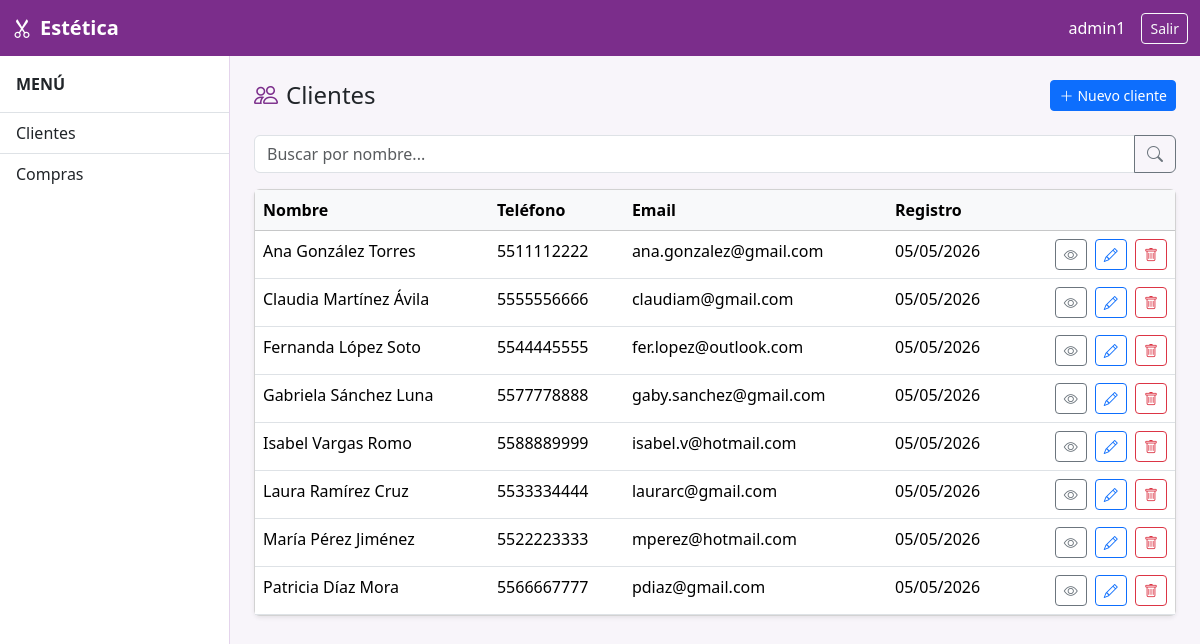
The app's page /clientes/ (signed in) with its own data.
### apps/clientes/models.py (models this page shows, shortened)
class Cliente(models.Model):
    nombre = models.CharField(max_length=50)
    telefono = models.CharField(max_length=50)
    email = models.CharField(max_length=100, blank=True)
    fecha_registro = models.DateTimeField(auto_now_add=True)
    activo = models.BooleanField(default=True)
    class Meta:
        verbose_name = 'Cliente'
        verbose_name_plural = 'Clientes'
        ordering = ['nombre']

### apps/clientes/views.py (the view)
# urls.py: path('', views.cliente_list, name='list'),
@login_required
def cliente_list(request):
    query = request.GET.get('q')
    queryset = Cliente.objects.filter(activo=True)
    if query:
        queryset = queryset.filter(nombre__icontains=query)
    paginator = Paginator(queryset, 10)
    page = request.GET.get('page')
    try:
        clientes = paginator.page(page)
    except PageNotAnInteger:
        clientes = paginator.page(1)
    except EmptyPage:
        clientes = paginator.page(paginator.num_pages)
    return render(request, 'clientes/list.html', {'clientes': clientes})

### templates/clientes/list.html (shortened to what this page needs)
{% extends "base.html" %}
{% block content %}
<div class="d-flex justify-content-between align-items-center mb-4">
  <h4 class="mb-0">
    <i class="bi bi-people me-2" style="color:#7b2d8b"></i>Clientes
  </h4>
  <a href="{% url 'clientes:create' %}" class="btn btn-primary btn-sm">
    <i class="bi bi-plus-lg me-1"></i>Nuevo cliente
  </a>
</div>
<form method="get" class="mb-3">
  <div class="input-group">
    <input type="text" name="q" class="form-control" placeholder="Buscar por nombre..." value="{{ request.GET.q }}">
    <button class="btn btn-outline-secondary" type="submit">
      <i class="bi bi-search"></i>
    </button>
  </div>
</form>
<div class="card shadow-sm">
  <div class="card-body p-0">
    <table class="table table-hover mb-0">
      <thead class="table-light">
        <tr>
          <th>Nombre</th>
          <th>Teléfono</th>
          <th>Email</th>
          <th>Registro</th>
          <th></th>
        </tr>
      </thead>
      <tbody>
        {% for c in clientes %}
        <tr>
          <td>{{ c.nombre }}</td>
          <td>{{ c.telefono }}</td>
          <td>{{ c.email }}</td>
          <td>{{ c.fecha_registro|date:"d/m/Y" }}</td>
          <td class="text-end">
            <a href="{% url 'clientes:detail' c.pk %}" class="btn btn-sm btn-outline-secondary me-1">
              <i class="bi bi-eye"></i>
            </a>
            <a href="{% url 'clientes:update' c.pk %}" class="btn btn-sm btn-outline-primary me-1">
              <i class="bi bi-pencil"></i>
            </a>
            <a href="{% url 'clientes:delete' c.pk %}" class="btn btn-sm btn-outline-danger">
              <i class="bi bi-trash"></i>
            </a>
          </td>
        </tr>
        {% empty %}
        <tr>
          <td colspan="5" class="text-center text-muted py-4">
            Sin clientes registrados.
          </td>
        </tr>
        {% endfor %}
      </tbody>
    </table>
  </div>
</div>
{% endblock %}

### templates/base.html (shortened to what this page needs)
<!DOCTYPE html>
<html lang="es">
<head>
  <link rel="stylesheet" href="https://cdn.jsdelivr.net/npm/bootstrap@5.3.3/dist/css/bootstrap.min.css">
  <link rel="stylesheet" href="https://cdn.jsdelivr.net/npm/bootstrap-icons@1.11.3/font/bootstrap-icons.min.css">
</head>
<body class="{% if user.is_authenticated %}logged-in{% endif %}">
<nav class="navbar navbar-estetica fixed-top">
  <div class="container-fluid">
    <a class="navbar-brand fw-bold" href="/"><i class="bi bi-scissors me-2"></i>Estética</a>
    {% if user.is_authenticated %}
    <div class="d-flex align-items-center gap-3">
      <span class="navbar-text">{{ user.username }}</span>
      <form method="post" action="/auth/logout/" class="m-0">
        {% csrf_token %}<button type="submit" class="btn btn-sm btn-outline-light">Salir</button>
      </form>
    </div>
    {% endif %}
  </div>
</nav>
{% if user.is_authenticated %}
<nav id="sidebar">
  <div class="p-3 fw-bold border-bottom">MENÚ</div>
  <div class="list-group list-group-flush">
    <a href="{% url 'clientes:list' %}" class="list-group-item list-group-item-action">Clientes</a>
    <a href="{% url 'operaciones:compra_list' %}" class="list-group-item list-group-item-action">Compras</a>
  </div>
</nav>
{% endif %}
<main id="main-content">
  {% block content %}{% endblock %}
</main>
</body>
</html>

### templates/base.html (style rules this page uses)
:root { --color-primary: #7b2d8b; --color-primary-dark: #5e2069; }
body { background-color: #f8f5fa; }
.navbar-estetica { background-color: var(--color-primary); }
.navbar-estetica .navbar-brand, .navbar-estetica .navbar-text { color: #fff !important; }
#sidebar { width: 230px; min-height: calc(100vh - 56px); background-color: #fff; border-right: 1px solid #e4d4ec; position: fixed; top: 56px; left: 0; z-index: 100; }
#main-content { margin-top: 56px; padding: 24px; min-height: calc(100vh - 56px); margin-left: 0; }
body.logged-in #main-content { margin-left: 230px; }

### records on screen
Cliente: nombre "Ana González Torres", telefono "5511112222", email "ana.gonzalez@gmail.com", fecha_registro "05/05/2026"
Cliente: nombre "Claudia Martínez Ávila", telefono "5555556666", email "claudiam@gmail.com", fecha_registro "05/05/2026"
Cliente: nombre "Fernanda López Soto", telefono "5544445555", email "fer.lopez@outlook.com", fecha_registro "05/05/2026"
Cliente: nombre "Gabriela Sánchez Luna", telefono "5577778888", email "gaby.sanchez@gmail.com", fecha_registro "05/05/2026"
Cliente: nombre "Isabel Vargas Romo", telefono "5588889999", email "isabel.v@hotmail.com", fecha_registro "05/05/2026"
Cliente: nombre "Laura Ramírez Cruz", telefono "5533334444", email "laurarc@gmail.com", fecha_registro "05/05/2026"
Cliente: nombre "María Pérez Jiménez", telefono "5522223333", email "mperez@hotmail.com", fecha_registro "05/05/2026"
Cliente: nombre "Patricia Díaz Mora", telefono "5566667777", email "pdiaz@gmail.com", fecha_registro "05/05/2026"

### other values on screen
{{ user.username }} "admin1"
